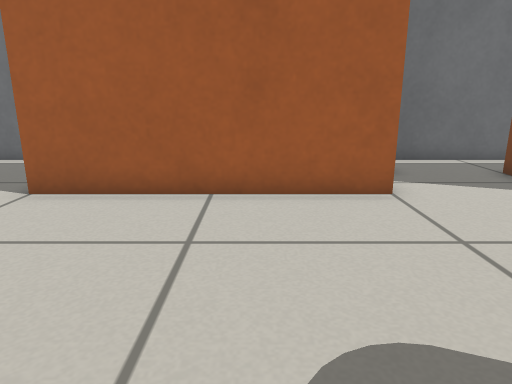
View 1 (above)

16 first-person views from a walk through a world built for the Gazebo simulator. The camera is 0.5 m above the floor, tilts 14° down and sees 70° across. The floor is counted in squares, 0.25 m on a side. Each view is taken from the middle of a square. On the plan, view 1 faces up. The plan holds only what a view shows up to about 19 squares ahead; the rest is blank.

View 2
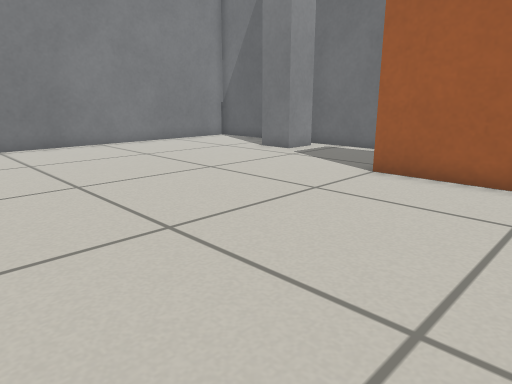

View 3
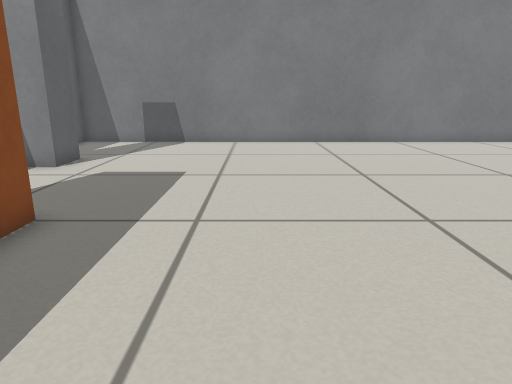

View 4
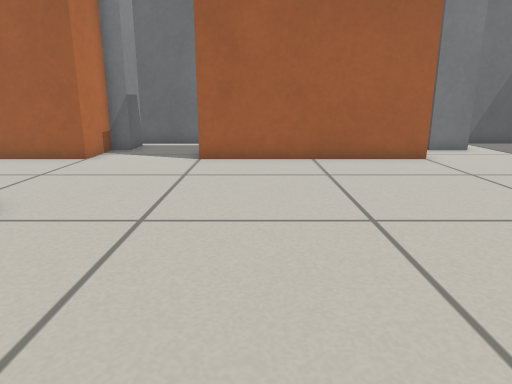

View 5
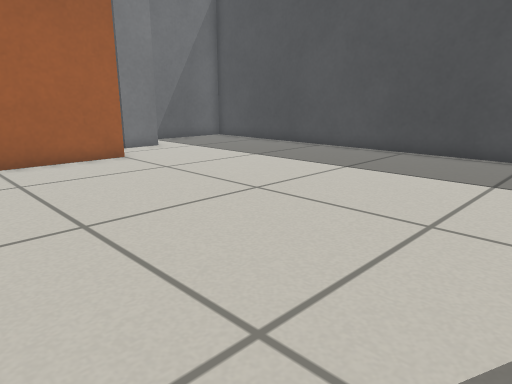

View 6
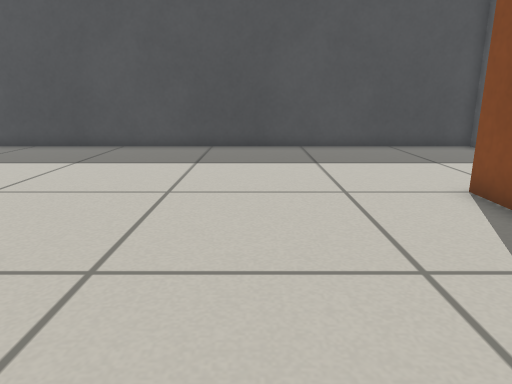

View 7
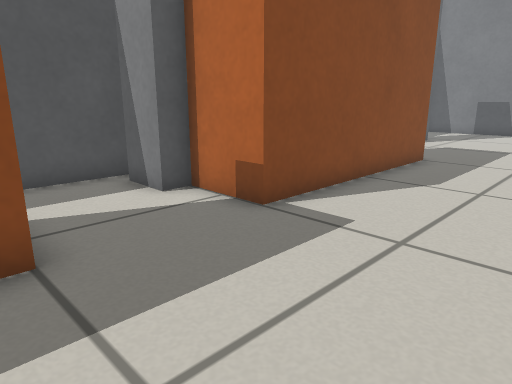

View 8
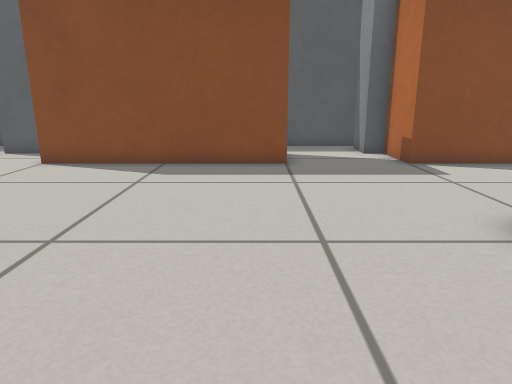

View 9
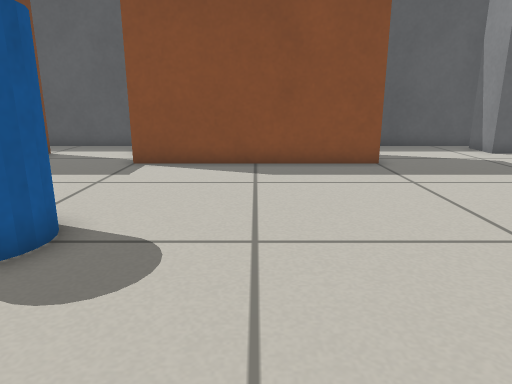

View 10
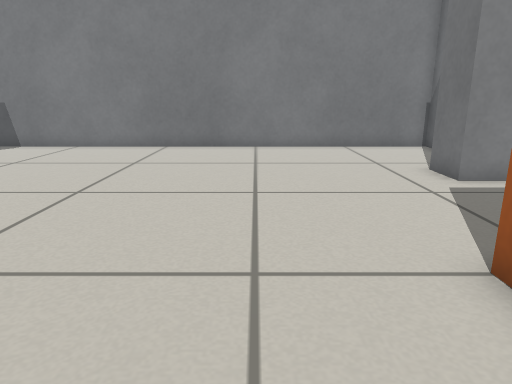

View 11
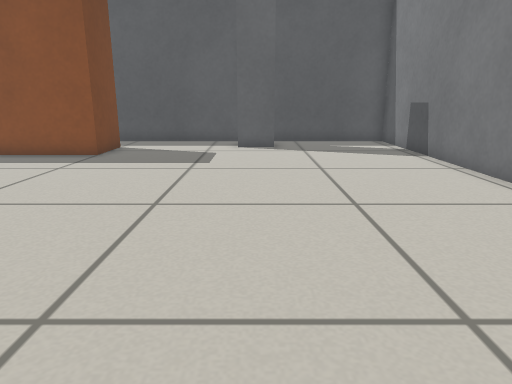

View 12
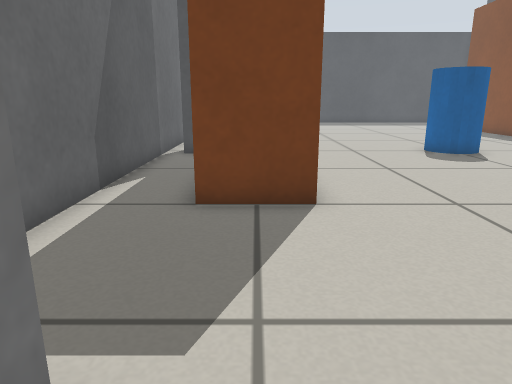

View 13
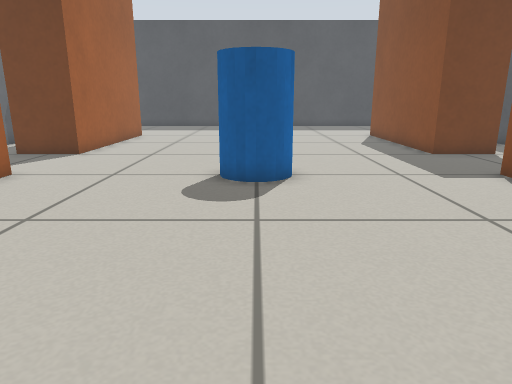

View 14
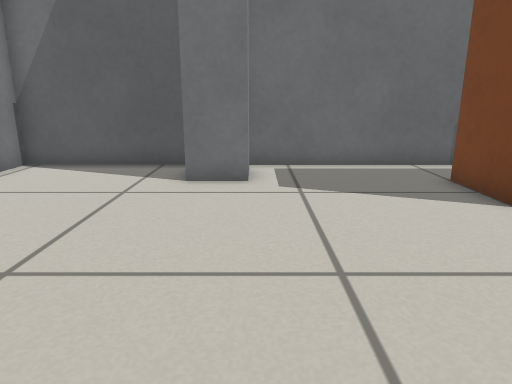

View 15
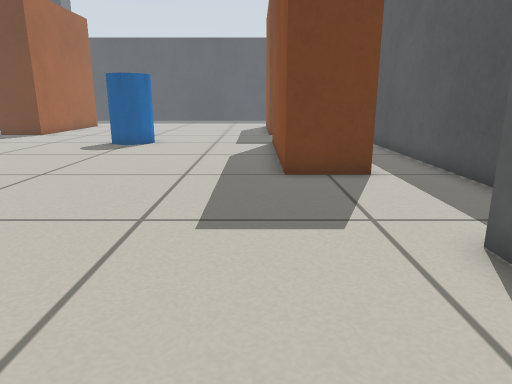

View 16
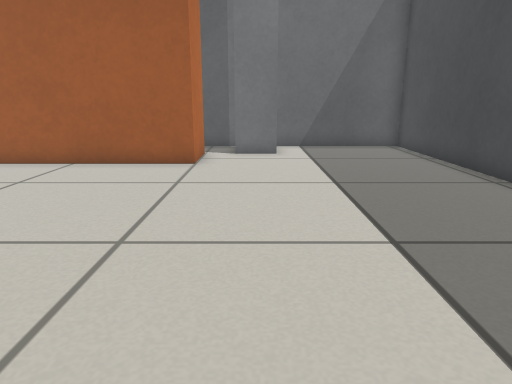

### Floor plan
Key: @ floor where view 1 was taken; # wall or solid block; . floor; B brown box; P pillar; A barrel.
Columns run from 18 left of view 1 to 24 right of it. Each row starts with its distance up from view 1.
 13 ##############################   ##########
 12 #......P.............P.......    .. ......#
 11 #.....P P...........P P....      .P P.....#
 10 #......P.....B       P...B       B.P......#
  9 #............B       B...B       B........#
  8 #............BBBBBBBBB...BBBBBBBBB........#
  7 #.........................................#
  6 #.........................................#
  5 #.........................................#
  4 #.........................................#
  3 #.........................................#
  2 #....................A....................#
  1 #...................A  ...................#
  0 #.................@..A....................#
 -1 #.........................................#
 -2 #.........................................#
 -3 #.........................................#
 -4 #.........................................#
 -5 #.........................................#
 -6 #............BBBBBBBBB...BBBBBBBBB........#
 -7 #............B       B...B        ........#
 -8 #......P.....B       P...B        .P......#
 -9 #.....P P........     P....         P ....#
-10 #......P............ P.......           ..#
-11 ##############################           ##

Positions as (right, up) in squares from view 1, and headings:
1: (0, 0), facing up
2: (0, -2), facing up-left
3: (1, -2), facing left
4: (9, -5), facing up
5: (9, -5), facing up-right
6: (7, -1), facing right
7: (8, -1), facing down-left
8: (8, 6), facing down
9: (-1, 6), facing down
10: (-1, 5), facing left
11: (-11, 8), facing down
12: (-12, 9), facing right
13: (-7, 1), facing right
14: (-10, 1), facing up
15: (-15, -5), facing right
16: (17, -4), facing up
